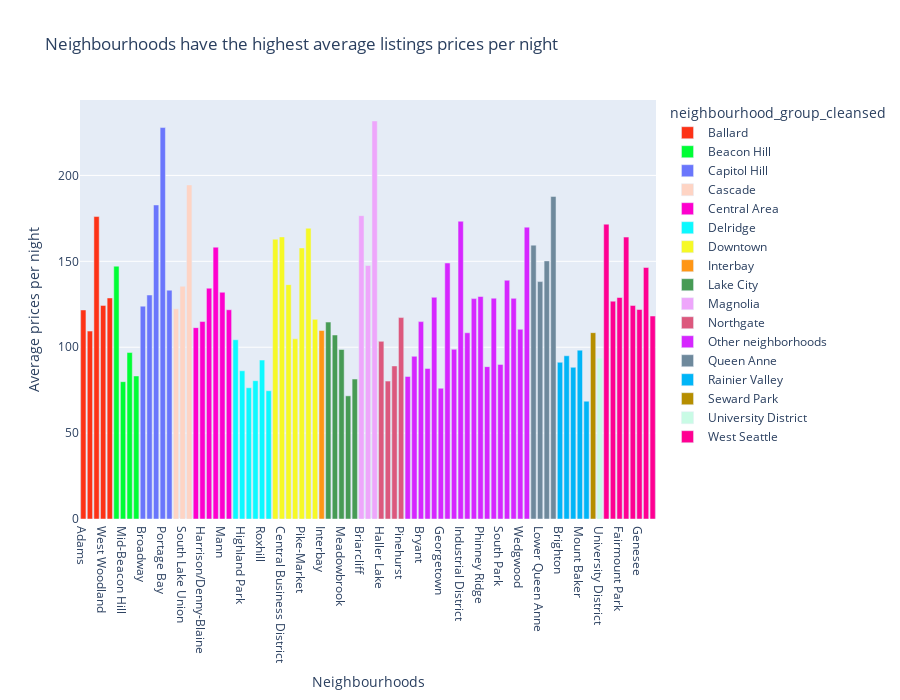

This figure's notebook cell:
### Markdown cell above
#### Visualization

### Code cell
fig = px.bar(ans2, x = ans2["neighbourhood_cleansed"], y = ans2["price"], color= ans2["neighbourhood_group_cleansed"],
             color_discrete_sequence = px.colors.qualitative.Light24,
             title = "Neighbourhoods have the highest average listings prices per night",
             labels={"price": "Average prices per night",
                     "neighbourhood_cleansed": "Neighbourhoods"},)
fig.update_layout(
autosize=False,
width=900,
height=700,)
fig.show()
fig.show('svg')

### Figure 1 — Plotly figure (JSON) as saved in the notebook; plotly's stock layout.template omitted (floating-point values rounded to 4 significant figures)
{"data": [{"alignmentgroup": "True", "hovertemplate": "neighbourhood_group_cleansed=Ballard<br>Neighbourhoods=%{x}<br>Average prices per night=%{y}<extra></extra>", "legendgroup": "Ballard", "marker": {"color": "#FD3216", "pattern": {"shape": ""}}, "name": "Ballard", "offsetgroup": "Ballard", "orientation": "v", "showlegend": true, "textposition": "auto", "type": "bar", "x": ["Adams", "Loyal Heights", "Sunset Hill", "West Woodland", "Whittier Heights"], "xaxis": "x", "y": [121.7, 109.4, 176.1, 124.3, 128.7], "yaxis": "y"}, {"alignmentgroup": "True", "hovertemplate": "neighbourhood_group_cleansed=Beacon Hill<br>Neighbourhoods=%{x}<br>Average prices per night=%{y}<extra></extra>", "legendgroup": "Beacon Hill", "marker": {"color": "#00FE35", "pattern": {"shape": ""}}, "name": "Beacon Hill", "offsetgroup": "Beacon Hill", "orientation": "v", "showlegend": true, "textposition": "auto", "type": "bar", "x": ["Holly Park", "Mid-Beacon Hill", "North Beacon Hill", "South Beacon Hill"], "xaxis": "x", "y": [147.2, 79.93, 96.88, 83.25], "yaxis": "y"}, {"alignmentgroup": "True", "hovertemplate": "neighbourhood_group_cleansed=Capitol Hill<br>Neighbourhoods=%{x}<br>Average prices per night=%{y}<extra></extra>", "legendgroup": "Capitol Hill", "marker": {"color": "#6A76FC", "pattern": {"shape": ""}}, "name": "Capitol Hill", "offsetgroup": "Capitol Hill", "orientation": "v", "showlegend": true, "textposition": "auto", "type": "bar", "x": ["Broadway", "Madison Park", "Montlake", "Portage Bay", "Stevens"], "xaxis": "x", "y": [123.9, 130.4, 182.8, 227.9, 133.2], "yaxis": "y"}, {"alignmentgroup": "True", "hovertemplate": "neighbourhood_group_cleansed=Cascade<br>Neighbourhoods=%{x}<br>Average prices per night=%{y}<extra></extra>", "legendgroup": "Cascade", "marker": {"color": "#FED4C4", "pattern": {"shape": ""}}, "name": "Cascade", "offsetgroup": "Cascade", "orientation": "v", "showlegend": true, "textposition": "auto", "type": "bar", "x": ["Eastlake", "South Lake Union", "Westlake"], "xaxis": "x", "y": [122.3, 135.5, 194.5], "yaxis": "y"}, {"alignmentgroup": "True", "hovertemplate": "neighbourhood_group_cleansed=Central Area<br>Neighbourhoods=%{x}<br>Average prices per night=%{y}<extra></extra>", "legendgroup": "Central Area", "marker": {"color": "#FE00CE", "pattern": {"shape": ""}}, "name": "Central Area", "offsetgroup": "Central Area", "orientation": "v", "showlegend": true, "textposition": "auto", "type": "bar", "x": ["Atlantic", "Harrison/Denny-Blaine", "Leschi", "Madrona", "Mann", "Minor"], "xaxis": "x", "y": [111.4, 114.9, 134.4, 158.2, 132.0, 121.8], "yaxis": "y"}, {"alignmentgroup": "True", "hovertemplate": "neighbourhood_group_cleansed=Delridge<br>Neighbourhoods=%{x}<br>Average prices per night=%{y}<extra></extra>", "legendgroup": "Delridge", "marker": {"color": "#0DF9FF", "pattern": {"shape": ""}}, "name": "Delridge", "offsetgroup": "Delridge", "orientation": "v", "showlegend": true, "textposition": "auto", "type": "bar", "x": ["High Point", "Highland Park", "North Delridge", "Riverview", "Roxhill", "South Delridge"], "xaxis": "x", "y": [104.4, 86.27, 76.38, 80.5, 92.5, 74.67], "yaxis": "y"}, {"alignmentgroup": "True", "hovertemplate": "neighbourhood_group_cleansed=Downtown<br>Neighbourhoods=%{x}<br>Average prices per night=%{y}<extra></extra>", "legendgroup": "Downtown", "marker": {"color": "#F6F926", "pattern": {"shape": ""}}, "name": "Downtown", "offsetgroup": "Downtown", "orientation": "v", "showlegend": true, "textposition": "auto", "type": "bar", "x": ["Belltown", "Central Business District", "First Hill", "International District", "Pike-Market", "Pioneer Square", "Yesler Terrace"], "xaxis": "x", "y": [162.9, 164.2, 136.4, 104.9, 157.8, 169.3, 116.2], "yaxis": "y"}, {"alignmentgroup": "True", "hovertemplate": "neighbourhood_group_cleansed=Interbay<br>Neighbourhoods=%{x}<br>Average prices per night=%{y}<extra></extra>", "legendgroup": "Interbay", "marker": {"color": "#FF9616", "pattern": {"shape": ""}}, "name": "Interbay", "offsetgroup": "Interbay", "orientation": "v", "showlegend": true, "textposition": "auto", "type": "bar", "x": ["Interbay"], "xaxis": "x", "y": [109.7], "yaxis": "y"}, {"alignmentgroup": "True", "hovertemplate": "neighbourhood_group_cleansed=Lake City<br>Neighbourhoods=%{x}<br>Average prices per night=%{y}<extra></extra>", "legendgroup": "Lake City", "marker": {"color": "#479B55", "pattern": {"shape": ""}}, "name": "Lake City", "offsetgroup": "Lake City", "orientation": "v", "showlegend": true, "textposition": "auto", "type": "bar", "x": ["Cedar Park", "Matthews Beach", "Meadowbrook", "Olympic Hills", "Victory Heights"], "xaxis": "x", "y": [114.6, 107.1, 98.67, 71.69, 81.47], "yaxis": "y"}, {"alignmentgroup": "True", "hovertemplate": "neighbourhood_group_cleansed=Magnolia<br>Neighbourhoods=%{x}<br>Average prices per night=%{y}<extra></extra>", "legendgroup": "Magnolia", "marker": {"color": "#EEA6FB", "pattern": {"shape": ""}}, "name": "Magnolia", "offsetgroup": "Magnolia", "orientation": "v", "showlegend": true, "textposition": "auto", "type": "bar", "x": ["Briarcliff", "Lawton Park", "Southeast Magnolia"], "xaxis": "x", "y": [176.6, 147.6, 231.7], "yaxis": "y"}, {"alignmentgroup": "True", "hovertemplate": "neighbourhood_group_cleansed=Northgate<br>Neighbourhoods=%{x}<br>Average prices per night=%{y}<extra></extra>", "legendgroup": "Northgate", "marker": {"color": "#DC587D", "pattern": {"shape": ""}}, "name": "Northgate", "offsetgroup": "Northgate", "orientation": "v", "showlegend": true, "textposition": "auto", "type": "bar", "x": ["Haller Lake", "Maple Leaf", "North College Park", "Pinehurst"], "xaxis": "x", "y": [103.4, 80.26, 89.11, 117.2], "yaxis": "y"}, {"alignmentgroup": "True", "hovertemplate": "neighbourhood_group_cleansed=Other neighborhoods<br>Neighbourhoods=%{x}<br>Average prices per night=%{y}<extra></extra>", "legendgroup": "Other neighborhoods", "marker": {"color": "#D626FF", "pattern": {"shape": ""}}, "name": "Other neighborhoods", "offsetgroup": "Other neighborhoods", "orientation": "v", "showlegend": true, "textposition": "auto", "type": "bar", "x": ["Bitter Lake", "Broadview", "Bryant", "Crown Hill", "Fremont", "Georgetown", "Green Lake", "Greenwood", "Industrial District", "Laurelhurst", "North Beach/Blue Ridge", "Phinney Ridge", "Ravenna", "Roosevelt", "South Park", "View Ridge", "Wallingford", "Wedgwood", "Windermere"], "xaxis": "x", "y": [83, 94.71, 114.9, 87.67, 129.1, 76.12, 149.0, 98.82, 173.3, 108.4, 128.3, 129.5, 88.69, 128.5, 90, 139, 128.4, 110.4, 169.9], "yaxis": "y"}, {"alignmentgroup": "True", "hovertemplate": "neighbourhood_group_cleansed=Queen Anne<br>Neighbourhoods=%{x}<br>Average prices per night=%{y}<extra></extra>", "legendgroup": "Queen Anne", "marker": {"color": "#6E899C", "pattern": {"shape": ""}}, "name": "Queen Anne", "offsetgroup": "Queen Anne", "orientation": "v", "showlegend": true, "textposition": "auto", "type": "bar", "x": ["East Queen Anne", "Lower Queen Anne", "North Queen Anne", "West Queen Anne"], "xaxis": "x", "y": [159.4, 138.2, 150.2, 187.8], "yaxis": "y"}, {"alignmentgroup": "True", "hovertemplate": "neighbourhood_group_cleansed=Rainier Valley<br>Neighbourhoods=%{x}<br>Average prices per night=%{y}<extra></extra>", "legendgroup": "Rainier Valley", "marker": {"color": "#00B5F7", "pattern": {"shape": ""}}, "name": "Rainier Valley", "offsetgroup": "Rainier Valley", "orientation": "v", "showlegend": true, "textposition": "auto", "type": "bar", "x": ["Brighton", "Columbia City", "Dunlap", "Mount Baker", "Rainier Beach"], "xaxis": "x", "y": [91.23, 95.02, 88.3, 98.3, 68.56], "yaxis": "y"}, {"alignmentgroup": "True", "hovertemplate": "neighbourhood_group_cleansed=Seward Park<br>Neighbourhoods=%{x}<br>Average prices per night=%{y}<extra></extra>", "legendgroup": "Seward Park", "marker": {"color": "#B68E00", "pattern": {"shape": ""}}, "name": "Seward Park", "offsetgroup": "Seward Park", "orientation": "v", "showlegend": true, "textposition": "auto", "type": "bar", "x": ["Seward Park"], "xaxis": "x", "y": [108.5], "yaxis": "y"}, {"alignmentgroup": "True", "hovertemplate": "neighbourhood_group_cleansed=University District<br>Neighbourhoods=%{x}<br>Average prices per night=%{y}<extra></extra>", "legendgroup": "University District", "marker": {"color": "#C9FBE5", "pattern": {"shape": ""}}, "name": "University District", "offsetgroup": "University District", "orientation": "v", "showlegend": true, "textposition": "auto", "type": "bar", "x": ["University District"], "xaxis": "x", "y": [93.64], "yaxis": "y"}, {"alignmentgroup": "True", "hovertemplate": "neighbourhood_group_cleansed=West Seattle<br>Neighbourhoods=%{x}<br>Average prices per night=%{y}<extra></extra>", "legendgroup": "West Seattle", "marker": {"color": "#FF0092", "pattern": {"shape": ""}}, "name": "West Seattle", "offsetgroup": "West Seattle", "orientation": "v", "showlegend": true, "textposition": "auto", "type": "bar", "x": ["Alki", "Arbor Heights", "Fairmount Park", "Fauntleroy", "Gatewood", "Genesee", "North Admiral", "Seaview"], "xaxis": "x", "y": [171.6, 126.8, 128.9, 164.1, 124.3, 122.0, 146.4, 118.2], "yaxis": "y"}], "layout": {"autosize": false, "barmode": "relative", "height": 700, "legend": {"title": {"text": "neighbourhood_group_cleansed"}, "tracegroupgap": 0}, "title": {"text": "Neighbourhoods have the highest average listings prices per night"}, "width": 900, "xaxis": {"anchor": "y", "domain": [0, 1], "title": {"text": "Neighbourhoods"}}, "yaxis": {"anchor": "x", "domain": [0, 1], "title": {"text": "Average prices per night"}}}}
